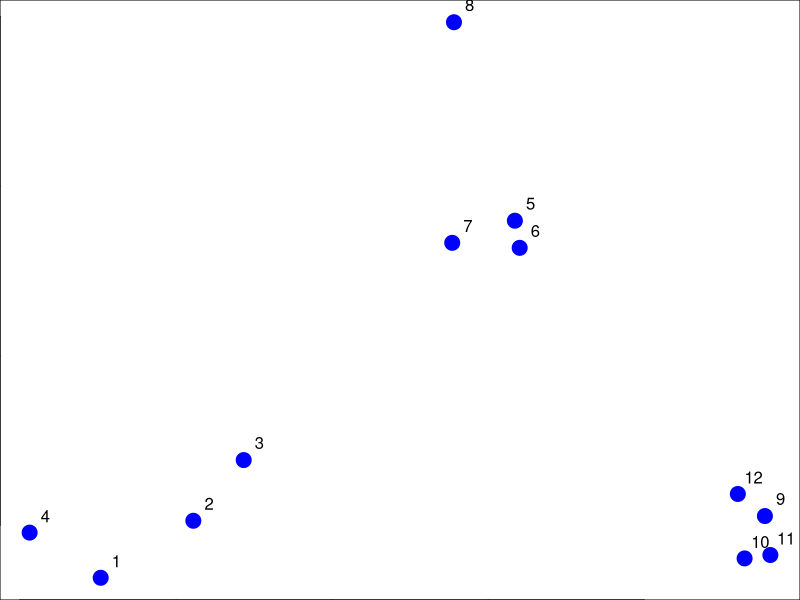
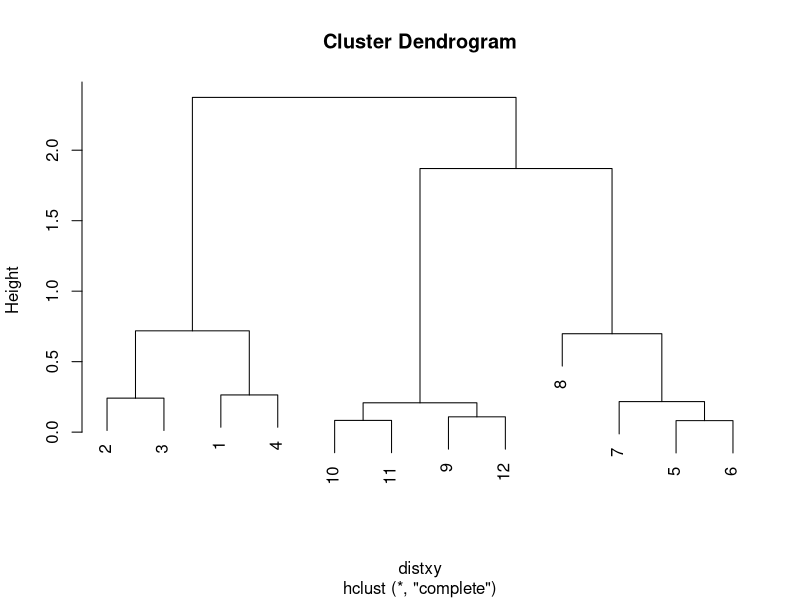
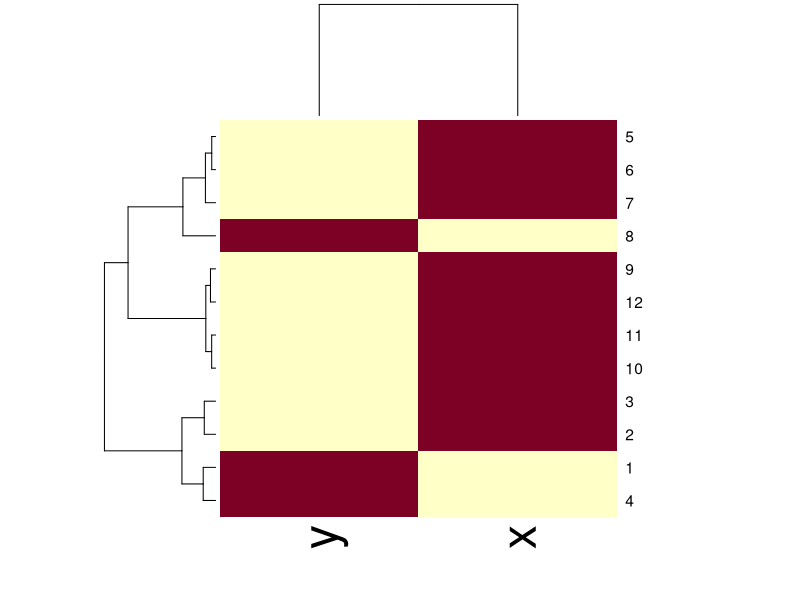

Write R code to recreate these figures, in order.
set.seed(1234)
old_mar = c(5.1, 4.1, 4.1, 2.1)
par(mar = c(0, 0, 0, 0))
x <- rnorm(12, mean = rep(1:3, each = 4), sd = 0.2)
y <- rnorm(12, mean = rep(c(1, 2, 1), each = 4), sd = 0.2)
plot(x, y, col = 'blue', pch = 19, cex = 2)
text(x + 0.05, y + 0.05, labels = as.character(1:12))
par(mar = old_mar)

# h clustering
df <- data.frame(x = x, y = y)
distxy <- dist(df) # euclidian metrics by default
hClustering <- hclust(distxy)
class(hClustering)
hClustering
plot(hClustering)

# heatmap
dataMatrix <- as.matrix(df)
heatmap(dataMatrix)
